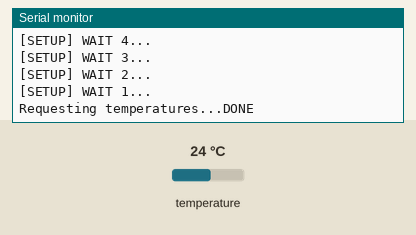
A sketch run on a simulated ESP32. On the bench: the last lines printed to the serial monitor. The test bench sets the inputs (shaded band); at power-on: temperature 24 °C. WiFi joins after 1.5 s; servers stay silent unless stated; uploads are accepted with an empty reply.

Above: at 5.2 s.
5.3 s: temperature set to 12 °C
At 7.0 s:
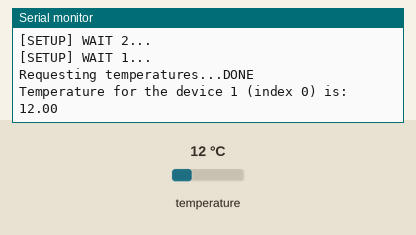
13.7 s: temperature set to 19 °C
At 15.9 s:
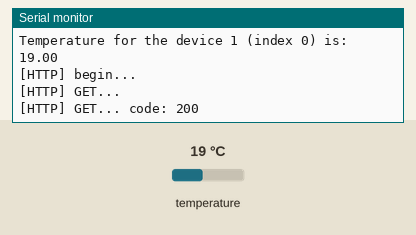
Timing chart, 0 to 17.4 s (numbered marks = the images above; inputs shaded):
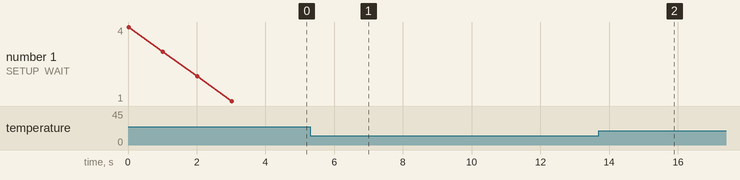

The sketch:

sketch_sep28a.ino
```cpp
// Include the libraries we need
#include <OneWire.h>
#include <DallasTemperature.h>
#include <Arduino.h>
#include <WiFi.h>
#include <WiFiMulti.h>
#include <HTTPClient.h>
#include <esp_sleep.h>


WiFiMulti wifiMulti;


// Data wire is plugged into port 2 on the Arduino
#define ONE_WIRE_BUS 2

// Setup a oneWire instance to communicate with any OneWire devices (not just Maxim/Dallas temperature ICs)
OneWire oneWire(ONE_WIRE_BUS);

// Pass our oneWire reference to Dallas Temperature.
DallasTemperature sensors(&oneWire);

/*
 * The setup function. We only start the sensors here
 */
void setup(void)
{


  // start serial port
    Serial.begin(9600);
  Serial.println("Inici");

  // Start up the library
  sensors.begin();


  for (uint8_t t = 4; t > 0; t--) {
    Serial.printf("[SETUP] WAIT %u...\n", t);
    Serial.flush();
    delay(1000);
  }

  wifiMulti.addAP("Mikrotik-IOT", "1357924680");
}

/*
 * Main function, get and show the temperature
 */
void loop(void)
{
  // call sensors.requestTemperatures() to issue a global temperature
  // request to all devices on the bus
  Serial.print("Requesting temperatures...");
  sensors.requestTemperatures(); // Send the command to get temperatures
  Serial.println("DONE");
  delay(1500);
  // After we got the temperatures, we can print them here.
  // We use the function ByIndex, and as an example get the temperature from the first sensor only.
  float tempC = sensors.getTempCByIndex(0);

  // Check if reading was successful
  if (tempC != DEVICE_DISCONNECTED_C)
  {
    Serial.print("Temperature for the device 1 (index 0) is: ");
    Serial.println(tempC);
  }
  else
  {
    Serial.println("Error: Could not read temperature data");
  }

  if ((wifiMulti.run() == WL_CONNECTED)) {

    HTTPClient http;

    Serial.print("[HTTP] begin...\n");
    // configure traged server and url
    //http.begin("https://www.howsmyssl.com/a/check", ca); //HTTPS

    char url[200];
    const char *sensorName = "AleixGarciaPinos";


        snprintf(url, sizeof(url),
         "http://oracleitic.mooo.com:1880/dades?sensorname=%s&temperature=%.1f",
         sensorName, tempC);

  http.begin(url);


    Serial.print("[HTTP] GET...\n");
    // start connection and send HTTP header
    int httpCode = http.GET();

    // httpCode will be negative on error
    if (httpCode > 0) {
      // HTTP header has been send and Server response header has been handled
      Serial.printf("[HTTP] GET... code: %d\n", httpCode);

      // file found at server
      if (httpCode == HTTP_CODE_OK) {
        String payload = http.getString();
        Serial.println(payload);
      }
    } else {
      Serial.printf("[HTTP] GET... failed, error: %s\n", http.errorToString(httpCode).c_str());
    }

    http.end();
  }

  delay(5000);
}
```

Measured:
- after the input at 5.3 s, the serial monitor: prints a new line after 0.98 s (image 1)
- after the input at 13.7 s, the serial monitor: prints a new line after 1.5 s (image 2)
